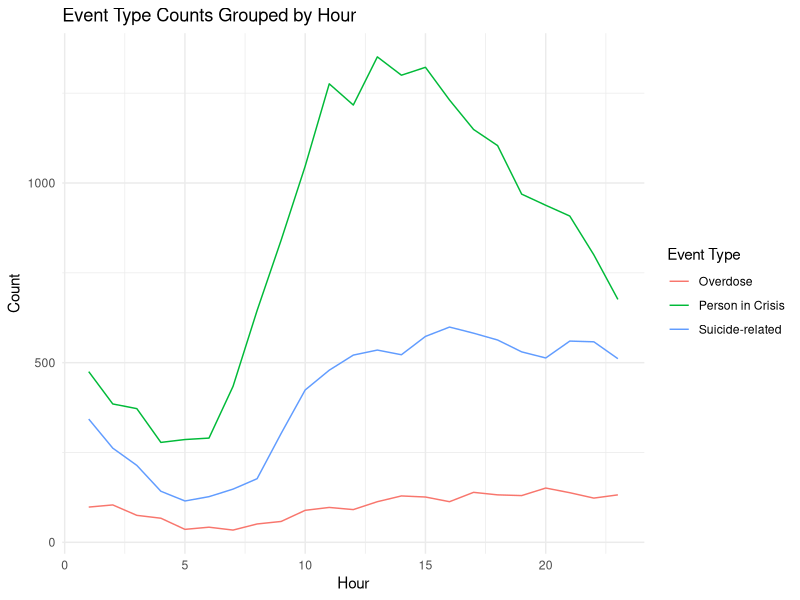
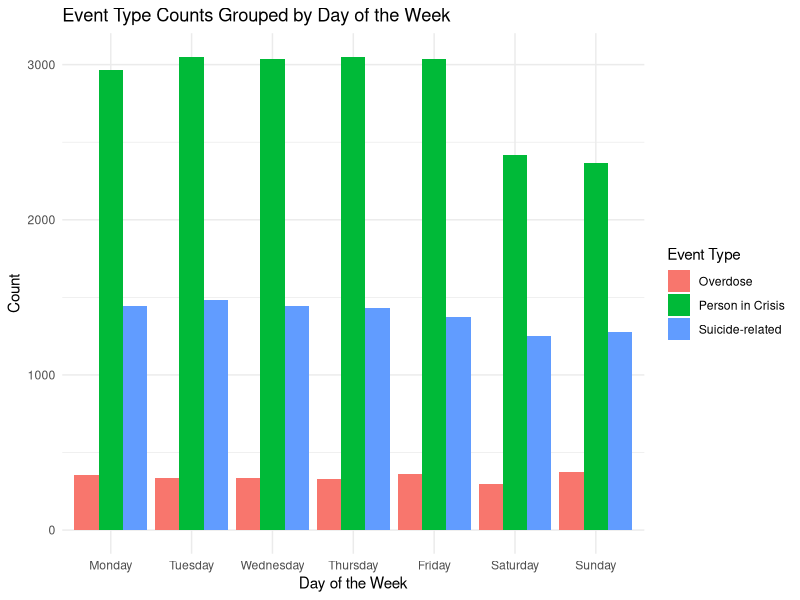
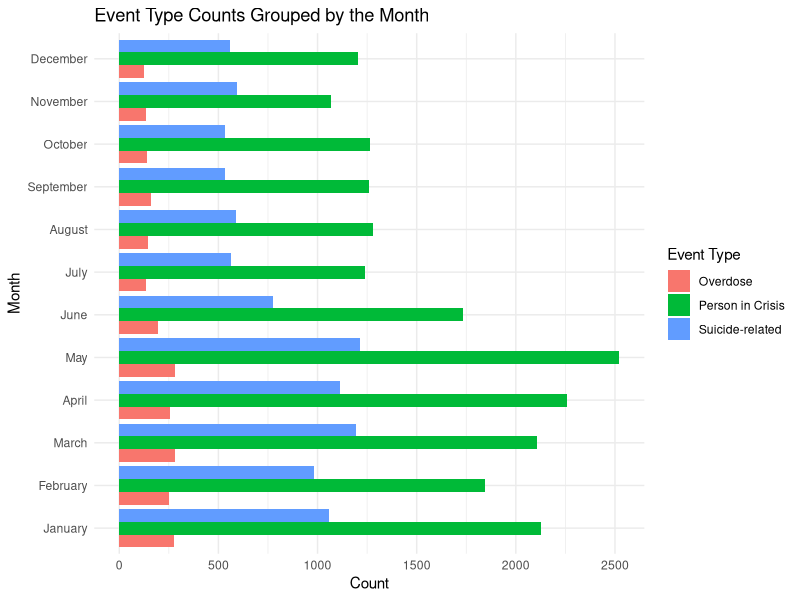
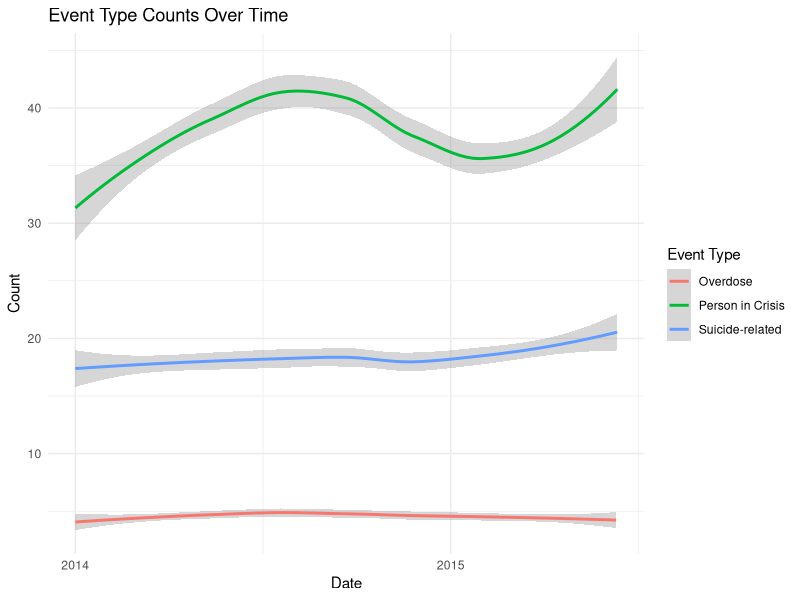
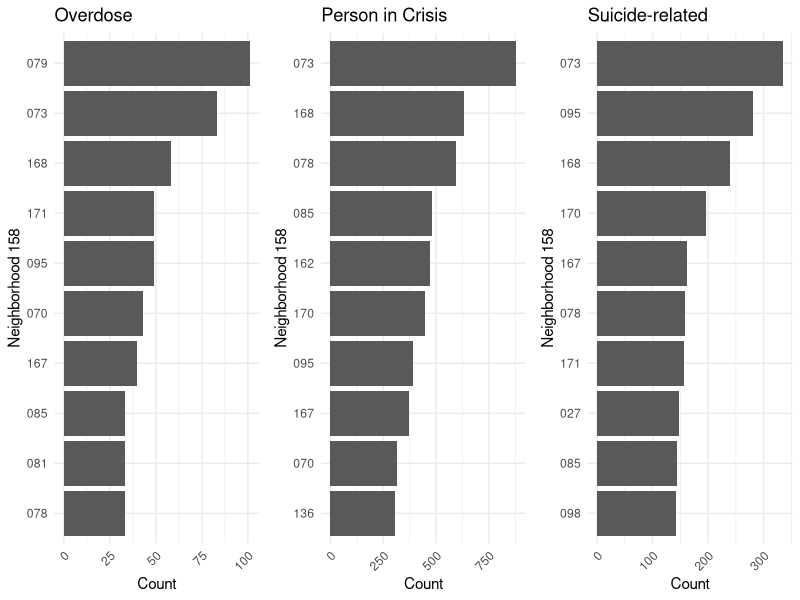

These charts were generated, in order, by the following R code:
## ---- chunk 1
#| include: false
#| warning: false
#| message: false

library(tidyverse)
library(ggplot2)
library(gridExtra)
library(cowplot)
library(knitr)
## ---- chunk 2
#| include: false
#| warning: false
#| message: false
data <- read.csv("../data/analysis_data/piccfsa.csv")
## ---- chunk 3
#| label: tbl-summary
#| echo: false
#| warning: false
#| message: false
summary_stats <- data %>%
  group_by(event_type) %>%
  summarise(
    total_count = sum(n())
  ) %>%
  ungroup()

kable(summary_stats, caption = "Summary Statistics of Crisis Events", align = 'l', booktabs = TRUE)
## ---- chunk 4
#| label: fig-hour
#| fig-cap: Event Type Counts Grouped by Hour of the Day
#| echo: false
#| warning: false
#| message: false
df_summarized <- data %>%
  group_by(event_hour, event_type) %>%
  summarise(count = n()) %>%
  ungroup()

# Create the line plot
ggplot(df_summarized, aes(x = event_hour, y = count, color = event_type, group = event_type)) + 
  geom_line() + 
  labs(title = "Event Type Counts Grouped by Hour", 
       x = "Hour", 
       y = "Count", 
       color = "Event Type") +
  theme_minimal()
## ---- chunk 5
#| label: fig-dow
#| fig-cap: Event Type Counts Grouped by Day of the Week
#| echo: false
#| warning: false
#| message: false
data$event_dow <- factor(data$event_dow, 
    levels = c("Monday", "Tuesday", "Wednesday", "Thursday", "Friday", "Saturday", "Sunday"))


ggplot(data, aes(x = event_dow, fill = event_type)) + 
  geom_bar(position = "dodge") + 
  labs(title = "Event Type Counts Grouped by Day of the Week", 
       x = "Day of the Week", 
       y = "Count",
       fill = "Event Type") +
  theme_minimal()
## ---- chunk 6
#| label: fig-month
#| fig-cap: Event Type Counts Grouped by the Month
#| echo: false
#| warning: false
#| message: false
month_levels <- c("January", "February", "March", "April", "May", "June",
                  "July", "August", "September", "October", "November", "December")

data$event_month <- factor(data$event_month, levels = month_levels)

ggplot(data, aes(x = event_month, fill = event_type)) + 
  geom_bar(position = "dodge") + 
  labs(title = "Event Type Counts Grouped by the Month", 
       x = "Month", 
       y = "Count",
       fill = "Event Type") +
  theme_minimal() +
  coord_flip()
## ---- chunk 7
#| label: fig-date
#| fig-cap: Event Type Counts Grouped by Date
#| echo: false
#| warning: false
#| message: false
df_summarized <- data %>%
  group_by(event_date, event_type) %>%
  summarise(count = n()) %>%
  ungroup()

df_summarized$event_date <- as.Date(df_summarized$event_date, format = "%Y-%m-%d")

ggplot(df_summarized, aes(x = event_date, y = count, color = event_type, group = event_type)) + 
  geom_smooth() + 
  labs(title = "Event Type Counts Over Time", 
       x = "Date", 
       y = "Count", 
       color = "Event Type") +
  scale_x_date(date_breaks = "1 year", date_labels = "%Y",
               limits = as.Date(c(min(df_summarized$event_date), max(df_summarized$event_date)))) +
  theme_minimal()
## ---- chunk 8
#| label: fig-hood
#| fig-cap: Event Counts in Neighbourhood Grouped by Event Type
#| echo: false
#| warning: false
#| message: false
# Step 1: Summarize the data by counting occurrences of each event_type
df_summarized <- data %>%
  group_by(hood_158, event_type) %>%
  summarise(count = n()) %>%
  ungroup()

# Step 2: Split the summarized data into separate data frames for each event_type
event_types <- unique(df_summarized$event_type)

# Create a list to hold the top 10 data frames and plots
df_list <- list()
plot_list <- list()
hood_list <- c()

for (event in event_types) {
  # Filter the top 10 neighborhoods for the current event type
  df_top10 <- df_summarized %>%
    filter(event_type == event) %>%
    arrange(desc(count)) %>%
    head(10)
  
  # Save the data frame to the list
  df_list[[event]] <- df_top10
  hood_list <- c(hood_list, df_top10$hood_158)
  
  # Step 3: Create a bar plot for the top 10 neighborhoods for the current event type
  plot <- ggplot(df_top10, aes(x = reorder(hood_158, count), y = count)) + 
    geom_bar(stat = "identity") + 
    labs(title = event, 
         x = "Neighborhood 158", 
         y = "Count") +
    theme_minimal() +
    theme(axis.text.x = element_text(angle = 45, hjust = 1)) +
    coord_flip()
  
  # Save the plot to the list
  plot_list[[event]] <- plot
}

# Step 4: Combine the individual plots using cowplot
combined_plot <- cowplot::plot_grid(plotlist = plot_list, ncol = 3)

# Step 5: Display the combined plot
print(combined_plot)
## ---- chunk 9
#| label: tbl-hood
#| echo: false
#| warning: false
#| message: false
# Step: Get a look-up table
hood_set <- unique(hood_list)
neighborhood_table <- data %>%
  select(hood_158, neighbourhood_158) %>%
  distinct() %>%
  filter(hood_158 %in% hood_set) %>%
  arrange(hood_158) %>%
  rename("hood number" = hood_158,  
         "hood name" = neighbourhood_158)

kable(neighborhood_table, caption = "A Look-up Table for Hood Number and Hood Name", 
             booktabs = TRUE, align = 'l', label = "tab-hood")
